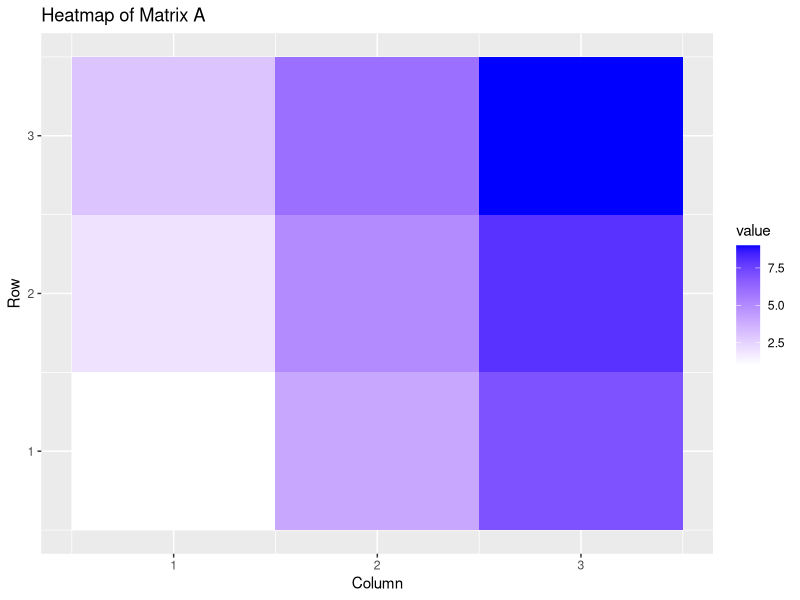
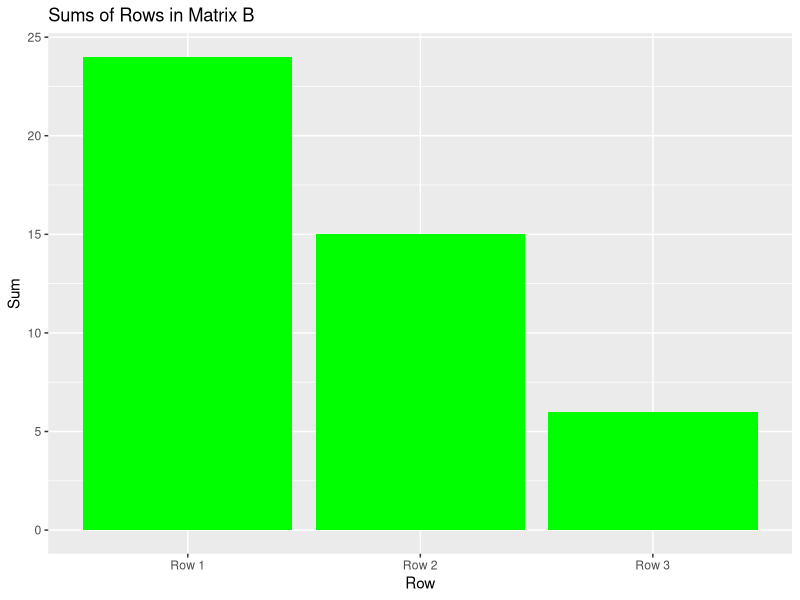

Write R code to recreate these figures, in order.
# Matrix Creation
matrix_A <- matrix(c(1, 2, 3, 4, 5, 6, 7, 8, 9), nrow = 3, ncol = 3, byrow = TRUE)
matrix_B <- matrix(c(9, 8, 7, 6, 5, 4, 3, 2, 1), nrow = 3, ncol = 3, byrow = TRUE)

# Matrix Manipulation
sum_matrix <- matrix_A + matrix_B
scaled_matrix <- matrix_A * 2

# Matrix Operations
transposed_A <- t(matrix_A)
product_matrix <- matrix_A %*% matrix_B

# Matrix Statistics
sum_matrix_A <- sum(matrix_A)
mean_matrix_B <- mean(matrix_B)
sd_matrix_B <- sd(matrix_B)

# Visualization
library(ggplot2)
library(reshape2)

# Heatmap of matrix_A
heatmap_data <- melt(matrix_A)
heatmap_plot <- ggplot(heatmap_data, aes(x = Var1, y = Var2, fill = value)) +
  geom_tile() +
  scale_fill_gradient(low = "white", high = "blue") +
  labs(title = "Heatmap of Matrix A", x = "Column", y = "Row")

# Bar plot comparing sums of rows in matrix_B
row_sums <- rowSums(matrix_B)
row_names <- paste("Row", 1:3)
barplot_data <- data.frame(Row = row_names, Sum = row_sums)
barplot_plot <- ggplot(barplot_data, aes(x = Row, y = Sum)) +
  geom_bar(stat = "identity", fill = "green") +
  labs(title = "Sums of Rows in Matrix B", x = "Row", y = "Sum")

# Display the visualizations
print(heatmap_plot)
print(barplot_plot)
